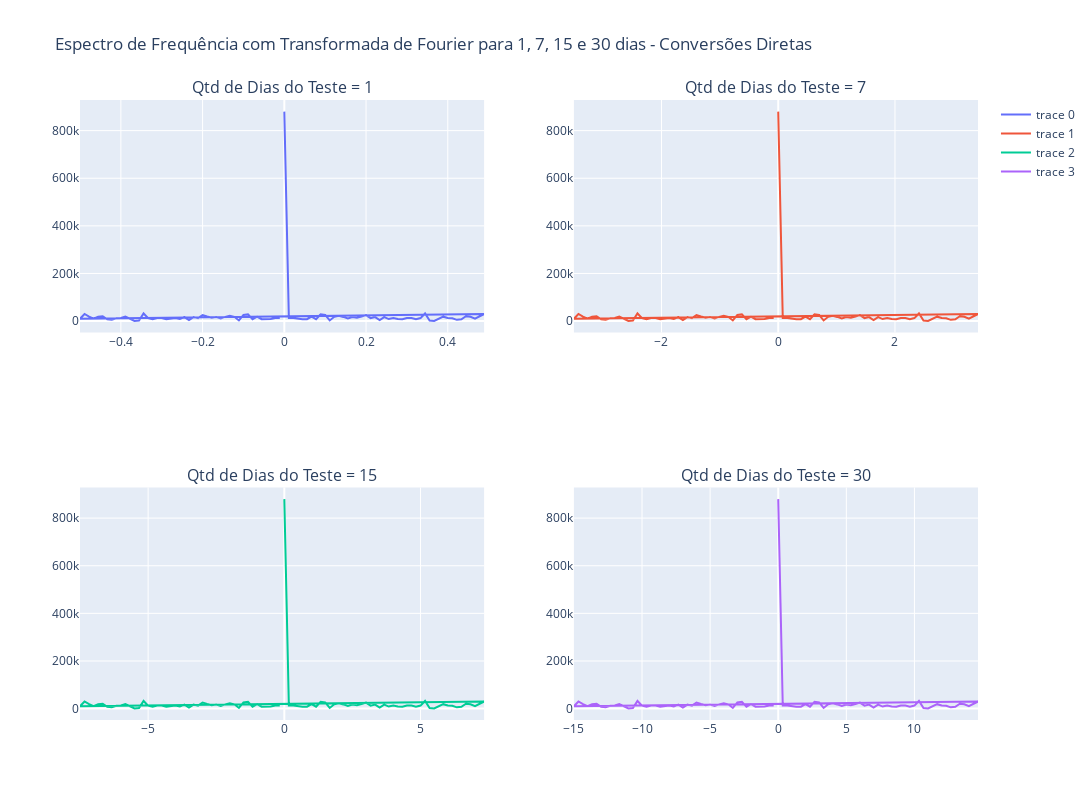

The notebook cell this image was saved under:
### Markdown cell above
Como as séries são estacionárias, elas parecem indicar falta de sazonalidade. Agora partindo para o teste Análise Espectral, utilizando uma Transformada de Fourier:

### Code cell
tipo = "Conversões Diretas"
teste_espectro_fourier(df_aux["clickThroughConversions"], tipo)
